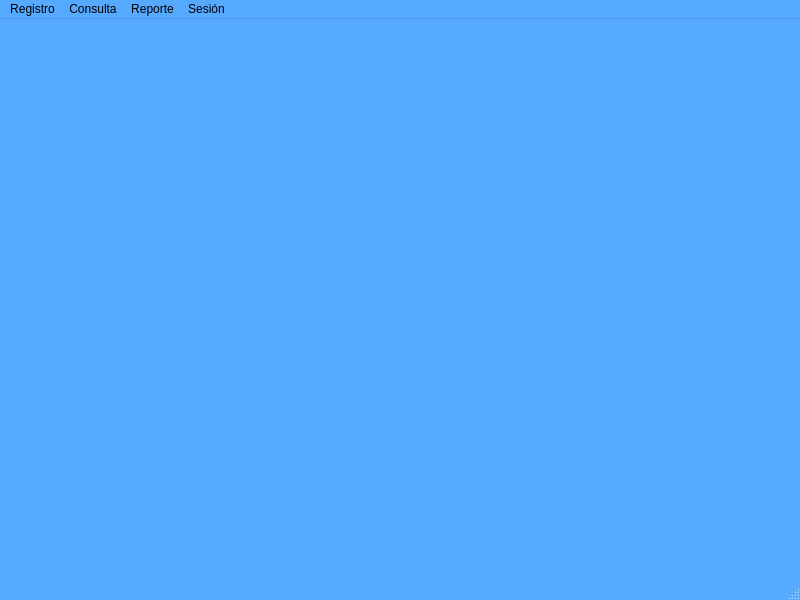
<?xml version="1.0" encoding="UTF-8"?>
<ui version="4.0">
 <class>Sistema</class>
 <widget class="QMainWindow" name="Sistema">
  <property name="geometry">
   <rect>
    <x>0</x>
    <y>0</y>
    <width>800</width>
    <height>600</height>
   </rect>
  </property>
  <property name="palette">
   <palette>
    <active>
     <colorrole role="WindowText">
      <brush brushstyle="SolidPattern">
       <color alpha="255">
        <red>0</red>
        <green>0</green>
        <blue>0</blue>
       </color>
      </brush>
     </colorrole>
     <colorrole role="Button">
      <brush brushstyle="SolidPattern">
       <color alpha="255">
        <red>85</red>
        <green>170</green>
        <blue>255</blue>
       </color>
      </brush>
     </colorrole>
     <colorrole role="Light">
      <brush brushstyle="SolidPattern">
       <color alpha="255">
        <red>212</red>
        <green>234</green>
        <blue>255</blue>
       </color>
      </brush>
     </colorrole>
     <colorrole role="Midlight">
      <brush brushstyle="SolidPattern">
       <color alpha="255">
        <red>148</red>
        <green>202</green>
        <blue>255</blue>
       </color>
      </brush>
     </colorrole>
     <colorrole role="Dark">
      <brush brushstyle="SolidPattern">
       <color alpha="255">
        <red>42</red>
        <green>85</green>
        <blue>127</blue>
       </color>
      </brush>
     </colorrole>
     <colorrole role="Mid">
      <brush brushstyle="SolidPattern">
       <color alpha="255">
        <red>57</red>
        <green>113</green>
        <blue>170</blue>
       </color>
      </brush>
     </colorrole>
     <colorrole role="Text">
      <brush brushstyle="SolidPattern">
       <color alpha="255">
        <red>0</red>
        <green>0</green>
        <blue>0</blue>
       </color>
      </brush>
     </colorrole>
     <colorrole role="BrightText">
      <brush brushstyle="SolidPattern">
       <color alpha="255">
        <red>255</red>
        <green>255</green>
        <blue>255</blue>
       </color>
      </brush>
     </colorrole>
     <colorrole role="ButtonText">
      <brush brushstyle="SolidPattern">
       <color alpha="255">
        <red>0</red>
        <green>0</green>
        <blue>0</blue>
       </color>
      </brush>
     </colorrole>
     <colorrole role="Base">
      <brush brushstyle="SolidPattern">
       <color alpha="255">
        <red>255</red>
        <green>255</green>
        <blue>255</blue>
       </color>
      </brush>
     </colorrole>
     <colorrole role="Window">
      <brush brushstyle="SolidPattern">
       <color alpha="255">
        <red>85</red>
        <green>170</green>
        <blue>255</blue>
       </color>
      </brush>
     </colorrole>
     <colorrole role="Shadow">
      <brush brushstyle="SolidPattern">
       <color alpha="255">
        <red>0</red>
        <green>0</green>
        <blue>0</blue>
       </color>
      </brush>
     </colorrole>
     <colorrole role="AlternateBase">
      <brush brushstyle="SolidPattern">
       <color alpha="255">
        <red>170</red>
        <green>212</green>
        <blue>255</blue>
       </color>
      </brush>
     </colorrole>
     <colorrole role="ToolTipBase">
      <brush brushstyle="SolidPattern">
       <color alpha="255">
        <red>255</red>
        <green>255</green>
        <blue>220</blue>
       </color>
      </brush>
     </colorrole>
     <colorrole role="ToolTipText">
      <brush brushstyle="SolidPattern">
       <color alpha="255">
        <red>0</red>
        <green>0</green>
        <blue>0</blue>
       </color>
      </brush>
     </colorrole>
     <colorrole role="PlaceholderText">
      <brush brushstyle="SolidPattern">
       <color alpha="127">
        <red>0</red>
        <green>0</green>
        <blue>0</blue>
       </color>
      </brush>
     </colorrole>
    </active>
    <inactive>
     <colorrole role="WindowText">
      <brush brushstyle="SolidPattern">
       <color alpha="255">
        <red>0</red>
        <green>0</green>
        <blue>0</blue>
       </color>
      </brush>
     </colorrole>
     <colorrole role="Button">
      <brush brushstyle="SolidPattern">
       <color alpha="255">
        <red>85</red>
        <green>170</green>
        <blue>255</blue>
       </color>
      </brush>
     </colorrole>
     <colorrole role="Light">
      <brush brushstyle="SolidPattern">
       <color alpha="255">
        <red>212</red>
        <green>234</green>
        <blue>255</blue>
       </color>
      </brush>
     </colorrole>
     <colorrole role="Midlight">
      <brush brushstyle="SolidPattern">
       <color alpha="255">
        <red>148</red>
        <green>202</green>
        <blue>255</blue>
       </color>
      </brush>
     </colorrole>
     <colorrole role="Dark">
      <brush brushstyle="SolidPattern">
       <color alpha="255">
        <red>42</red>
        <green>85</green>
        <blue>127</blue>
       </color>
      </brush>
     </colorrole>
     <colorrole role="Mid">
      <brush brushstyle="SolidPattern">
       <color alpha="255">
        <red>57</red>
        <green>113</green>
        <blue>170</blue>
       </color>
      </brush>
     </colorrole>
     <colorrole role="Text">
      <brush brushstyle="SolidPattern">
       <color alpha="255">
        <red>0</red>
        <green>0</green>
        <blue>0</blue>
       </color>
      </brush>
     </colorrole>
     <colorrole role="BrightText">
      <brush brushstyle="SolidPattern">
       <color alpha="255">
        <red>255</red>
        <green>255</green>
        <blue>255</blue>
       </color>
      </brush>
     </colorrole>
     <colorrole role="ButtonText">
      <brush brushstyle="SolidPattern">
       <color alpha="255">
        <red>0</red>
        <green>0</green>
        <blue>0</blue>
       </color>
      </brush>
     </colorrole>
     <colorrole role="Base">
      <brush brushstyle="SolidPattern">
       <color alpha="255">
        <red>255</red>
        <green>255</green>
        <blue>255</blue>
       </color>
      </brush>
     </colorrole>
     <colorrole role="Window">
      <brush brushstyle="SolidPattern">
       <color alpha="255">
        <red>85</red>
        <green>170</green>
        <blue>255</blue>
       </color>
      </brush>
     </colorrole>
     <colorrole role="Shadow">
      <brush brushstyle="SolidPattern">
       <color alpha="255">
        <red>0</red>
        <green>0</green>
        <blue>0</blue>
       </color>
      </brush>
     </colorrole>
     <colorrole role="AlternateBase">
      <brush brushstyle="SolidPattern">
       <color alpha="255">
        <red>170</red>
        <green>212</green>
        <blue>255</blue>
       </color>
      </brush>
     </colorrole>
     <colorrole role="ToolTipBase">
      <brush brushstyle="SolidPattern">
       <color alpha="255">
        <red>255</red>
        <green>255</green>
        <blue>220</blue>
       </color>
      </brush>
     </colorrole>
     <colorrole role="ToolTipText">
      <brush brushstyle="SolidPattern">
       <color alpha="255">
        <red>0</red>
        <green>0</green>
        <blue>0</blue>
       </color>
      </brush>
     </colorrole>
     <colorrole role="PlaceholderText">
      <brush brushstyle="SolidPattern">
       <color alpha="127">
        <red>0</red>
        <green>0</green>
        <blue>0</blue>
       </color>
      </brush>
     </colorrole>
    </inactive>
    <disabled>
     <colorrole role="WindowText">
      <brush brushstyle="SolidPattern">
       <color alpha="255">
        <red>42</red>
        <green>85</green>
        <blue>127</blue>
       </color>
      </brush>
     </colorrole>
     <colorrole role="Button">
      <brush brushstyle="SolidPattern">
       <color alpha="255">
        <red>85</red>
        <green>170</green>
        <blue>255</blue>
       </color>
      </brush>
     </colorrole>
     <colorrole role="Light">
      <brush brushstyle="SolidPattern">
       <color alpha="255">
        <red>212</red>
        <green>234</green>
        <blue>255</blue>
       </color>
      </brush>
     </colorrole>
     <colorrole role="Midlight">
      <brush brushstyle="SolidPattern">
       <color alpha="255">
        <red>148</red>
        <green>202</green>
        <blue>255</blue>
       </color>
      </brush>
     </colorrole>
     <colorrole role="Dark">
      <brush brushstyle="SolidPattern">
       <color alpha="255">
        <red>42</red>
        <green>85</green>
        <blue>127</blue>
       </color>
      </brush>
     </colorrole>
     <colorrole role="Mid">
      <brush brushstyle="SolidPattern">
       <color alpha="255">
        <red>57</red>
        <green>113</green>
        <blue>170</blue>
       </color>
      </brush>
     </colorrole>
     <colorrole role="Text">
      <brush brushstyle="SolidPattern">
       <color alpha="255">
        <red>42</red>
        <green>85</green>
        <blue>127</blue>
       </color>
      </brush>
     </colorrole>
     <colorrole role="BrightText">
      <brush brushstyle="SolidPattern">
       <color alpha="255">
        <red>255</red>
        <green>255</green>
        <blue>255</blue>
       </color>
      </brush>
     </colorrole>
     <colorrole role="ButtonText">
      <brush brushstyle="SolidPattern">
       <color alpha="255">
        <red>42</red>
        <green>85</green>
        <blue>127</blue>
       </color>
      </brush>
     </colorrole>
     <colorrole role="Base">
      <brush brushstyle="SolidPattern">
       <color alpha="255">
        <red>85</red>
        <green>170</green>
        <blue>255</blue>
       </color>
      </brush>
     </colorrole>
     <colorrole role="Window">
      <brush brushstyle="SolidPattern">
       <color alpha="255">
        <red>85</red>
        <green>170</green>
        <blue>255</blue>
       </color>
      </brush>
     </colorrole>
     <colorrole role="Shadow">
      <brush brushstyle="SolidPattern">
       <color alpha="255">
        <red>0</red>
        <green>0</green>
        <blue>0</blue>
       </color>
      </brush>
     </colorrole>
     <colorrole role="AlternateBase">
      <brush brushstyle="SolidPattern">
       <color alpha="255">
        <red>85</red>
        <green>170</green>
        <blue>255</blue>
       </color>
      </brush>
     </colorrole>
     <colorrole role="ToolTipBase">
      <brush brushstyle="SolidPattern">
       <color alpha="255">
        <red>255</red>
        <green>255</green>
        <blue>220</blue>
       </color>
      </brush>
     </colorrole>
     <colorrole role="ToolTipText">
      <brush brushstyle="SolidPattern">
       <color alpha="255">
        <red>0</red>
        <green>0</green>
        <blue>0</blue>
       </color>
      </brush>
     </colorrole>
     <colorrole role="PlaceholderText">
      <brush brushstyle="SolidPattern">
       <color alpha="127">
        <red>42</red>
        <green>85</green>
        <blue>127</blue>
       </color>
      </brush>
     </colorrole>
    </disabled>
   </palette>
  </property>
  <property name="windowTitle">
   <string>MainWindow</string>
  </property>
  <widget class="QWidget" name="centralwidget"/>
  <widget class="QMenuBar" name="menubar">
   <property name="geometry">
    <rect>
     <x>0</x>
     <y>0</y>
     <width>800</width>
     <height>22</height>
    </rect>
   </property>
   <property name="defaultUp">
    <bool>true</bool>
   </property>
   <widget class="QMenu" name="Registro">
    <property name="title">
     <string>Registro</string>
    </property>
    <addaction name="actionEvaluaci_n"/>
    <addaction name="actionCriterio"/>
   </widget>
   <widget class="QMenu" name="menuConsulta">
    <property name="title">
     <string>Consulta</string>
    </property>
    <addaction name="actionDetalles_Carrera"/>
    <addaction name="actionEvaluaciones_Hist_ricas"/>
    <addaction name="actionEvaluaciones_Realizadas"/>
    <addaction name="actionResultados"/>
   </widget>
   <widget class="QMenu" name="menuReporte">
    <property name="title">
     <string>Reporte</string>
    </property>
    <addaction name="actionEvaluaciones_por_Fecha"/>
    <addaction name="actionResumen_Resultados"/>
   </widget>
   <widget class="QMenu" name="menuSesi_n">
    <property name="title">
     <string>Sesión</string>
    </property>
    <addaction name="actionSalir"/>
   </widget>
   <addaction name="Registro"/>
   <addaction name="menuConsulta"/>
   <addaction name="menuReporte"/>
   <addaction name="menuSesi_n"/>
  </widget>
  <widget class="QStatusBar" name="statusbar"/>
  <action name="actionEvaluaciones_Hist_ricas">
   <property name="enabled">
    <bool>false</bool>
   </property>
   <property name="text">
    <string>Evaluaciones Históricas</string>
   </property>
  </action>
  <action name="actionDetalles_Carrera">
   <property name="enabled">
    <bool>false</bool>
   </property>
   <property name="text">
    <string>Detalles Carrera</string>
   </property>
  </action>
  <action name="actionEvaluaciones_Realizadas">
   <property name="enabled">
    <bool>false</bool>
   </property>
   <property name="text">
    <string>Evaluaciones Realizadas</string>
   </property>
  </action>
  <action name="actionResultados">
   <property name="enabled">
    <bool>false</bool>
   </property>
   <property name="text">
    <string>Resultados</string>
   </property>
  </action>
  <action name="actionEvaluaci_n">
   <property name="enabled">
    <bool>false</bool>
   </property>
   <property name="text">
    <string>Evaluación</string>
   </property>
  </action>
  <action name="actionCriterio">
   <property name="enabled">
    <bool>false</bool>
   </property>
   <property name="text">
    <string>Criterio</string>
   </property>
  </action>
  <action name="actionResumen_Resultados">
   <property name="enabled">
    <bool>false</bool>
   </property>
   <property name="text">
    <string>Resumen Resultados</string>
   </property>
  </action>
  <action name="actionEvaluaciones_por_Fecha">
   <property name="enabled">
    <bool>false</bool>
   </property>
   <property name="text">
    <string>Evaluaciones por Fecha</string>
   </property>
  </action>
  <action name="actionSalir">
   <property name="text">
    <string>Salir</string>
   </property>
  </action>
 </widget>
 <resources/>
 <connections/>
</ui>
